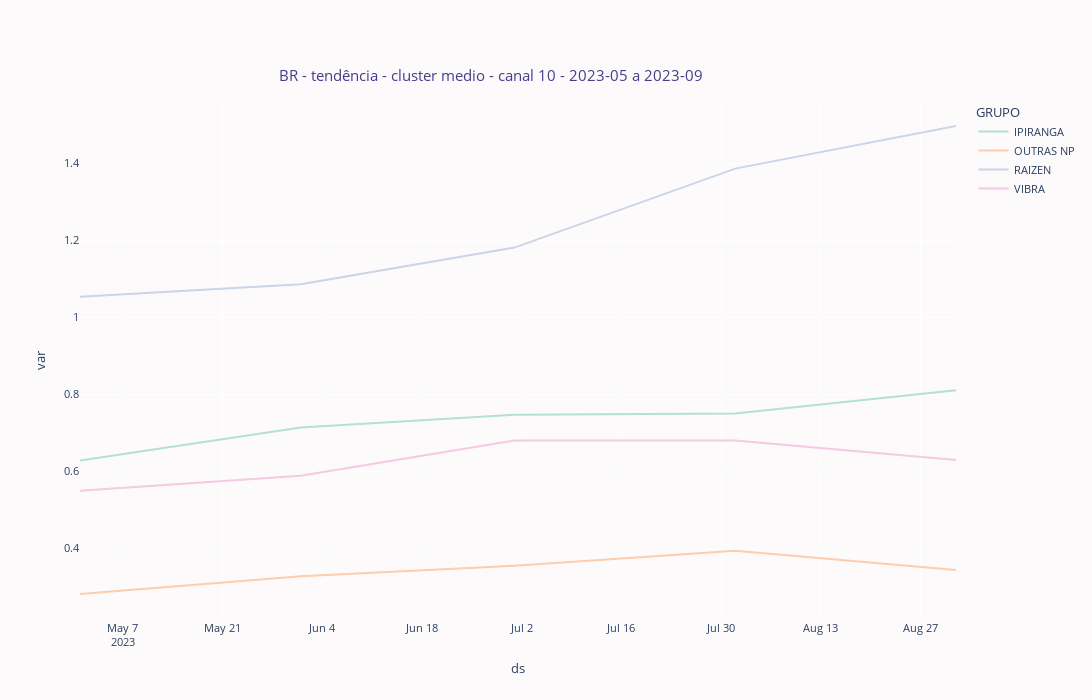

Write notebook code for a chart like this one.
### Code cell
medio_analitico_vol = medio_analitico_vol()

fig =px.line(medio_analitico_vol, 
            x="ds", 
            y="var",
            title="BR - tendência - cluster medio - canal 10 - 2023-05 a 2023-09",
            color="GRUPO",
            color_discrete_sequence=px.colors.qualitative.Pastel2,
            hover_data=["GRUPO"]
        )

fig.update_layout(
    autosize=False,
    width= 1300,
    height=700
)
    
fig.update_layout(
        title = {"x": .45, "y": .90, "font": {"color":"darkslateblue"}},
        plot_bgcolor = "#fcfafa",
        paper_bgcolor = "#fcfafa", 
        font=dict(size=11)
    )
fig.show()

### Figure 1 — Plotly figure (JSON) as saved in the notebook; plotly's stock layout.template omitted (floating-point values rounded to 4 significant figures)
{"data": [{"customdata": [["IPIRANGA"], ["IPIRANGA"], ["IPIRANGA"], ["IPIRANGA"], ["IPIRANGA"]], "hovertemplate": "GRUPO=%{customdata[0]}<br>ds=%{x}<br>var=%{y}<extra></extra>", "legendgroup": "IPIRANGA", "line": {"color": "rgb(179,226,205)", "dash": "solid"}, "marker": {"symbol": "circle"}, "mode": "lines", "name": "IPIRANGA", "orientation": "v", "showlegend": true, "type": "scatter", "x": ["2023-05-01T00:00:00", "2023-06-01T00:00:00", "2023-07-01T00:00:00", "2023-08-01T00:00:00", "2023-09-01T00:00:00"], "xaxis": "x", "y": [0.628, 0.7143, 0.747, 0.7505, 0.8112], "yaxis": "y"}, {"customdata": [["OUTRAS NP"], ["OUTRAS NP"], ["OUTRAS NP"], ["OUTRAS NP"], ["OUTRAS NP"]], "hovertemplate": "GRUPO=%{customdata[0]}<br>ds=%{x}<br>var=%{y}<extra></extra>", "legendgroup": "OUTRAS NP", "line": {"color": "rgb(253,205,172)", "dash": "solid"}, "marker": {"symbol": "circle"}, "mode": "lines", "name": "OUTRAS NP", "orientation": "v", "showlegend": true, "type": "scatter", "x": ["2023-05-01T00:00:00", "2023-06-01T00:00:00", "2023-07-01T00:00:00", "2023-08-01T00:00:00", "2023-09-01T00:00:00"], "xaxis": "x", "y": [0.2815, 0.3276, 0.3546, 0.3939, 0.3442], "yaxis": "y"}, {"customdata": [["RAIZEN"], ["RAIZEN"], ["RAIZEN"], ["RAIZEN"], ["RAIZEN"]], "hovertemplate": "GRUPO=%{customdata[0]}<br>ds=%{x}<br>var=%{y}<extra></extra>", "legendgroup": "RAIZEN", "line": {"color": "rgb(203,213,232)", "dash": "solid"}, "marker": {"symbol": "circle"}, "mode": "lines", "name": "RAIZEN", "orientation": "v", "showlegend": true, "type": "scatter", "x": ["2023-05-01T00:00:00", "2023-06-01T00:00:00", "2023-07-01T00:00:00", "2023-08-01T00:00:00", "2023-09-01T00:00:00"], "xaxis": "x", "y": [1.054, 1.086, 1.181, 1.387, 1.497], "yaxis": "y"}, {"customdata": [["VIBRA"], ["VIBRA"], ["VIBRA"], ["VIBRA"], ["VIBRA"]], "hovertemplate": "GRUPO=%{customdata[0]}<br>ds=%{x}<br>var=%{y}<extra></extra>", "legendgroup": "VIBRA", "line": {"color": "rgb(244,202,228)", "dash": "solid"}, "marker": {"symbol": "circle"}, "mode": "lines", "name": "VIBRA", "orientation": "v", "showlegend": true, "type": "scatter", "x": ["2023-05-01T00:00:00", "2023-06-01T00:00:00", "2023-07-01T00:00:00", "2023-08-01T00:00:00", "2023-09-01T00:00:00"], "xaxis": "x", "y": [0.5496, 0.5887, 0.68, 0.6801, 0.6297], "yaxis": "y"}], "layout": {"autosize": false, "font": {"size": 11}, "height": 700, "legend": {"title": {"text": "GRUPO"}, "tracegroupgap": 0}, "paper_bgcolor": "#fcfafa", "plot_bgcolor": "#fcfafa", "title": {"font": {"color": "darkslateblue"}, "text": "BR - tendência - cluster medio - canal 10 - 2023-05 a 2023-09", "x": 0.45, "y": 0.9}, "width": 1300, "xaxis": {"anchor": "y", "domain": [0, 1], "title": {"text": "ds"}}, "yaxis": {"anchor": "x", "domain": [0, 1], "title": {"text": "var"}}}}
